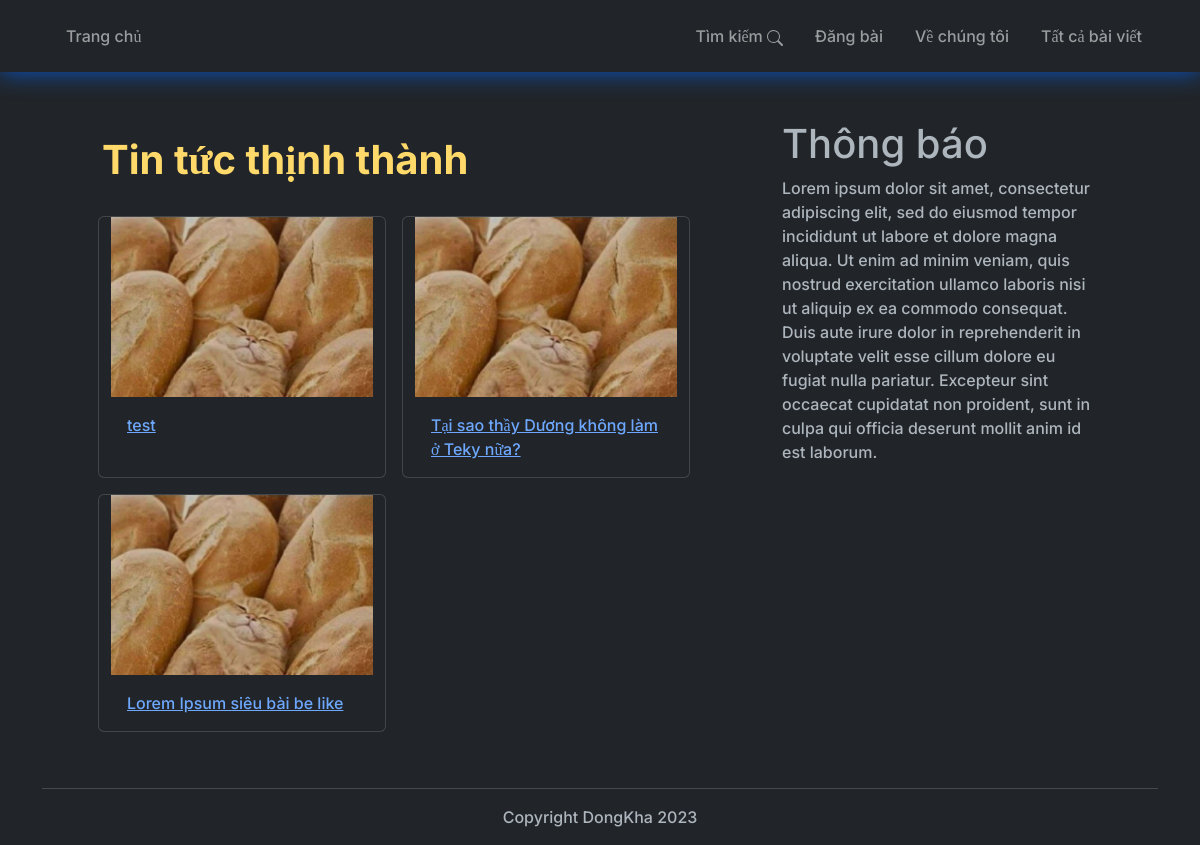
The page / on the database its author committed.
### tables this page shows
CREATE TABLE `data` (
  `id` int(255) NOT NULL,
  `date` date NOT NULL DEFAULT current_timestamp(),
  `title` text NOT NULL,
  `content` text NOT NULL,
  `author` text NOT NULL
);

### index.php (the view, shortened to what this page needs)
 <!DOCTYPE html>
 <html>
 <head>
 <link rel="stylesheet" type="text/css" href="/style.css">
<body data-bs-theme="dark">
  <?php
    include './navbar.php';
    include './utils/database.php';
 ?>
    <div class="container">
      <div class="row m-5">
         <div class="col-md-8">
          <h1 class="py-3 fw-bold h1" style="color: var(--bs-warning-text-emphasis)">Tin tức thịnh thành</h1>
          <div class="row">
            <?php
                $sql = "SELECT * FROM `data` WHERE `id` IN (SELECT `id` FROM `data` WHERE `date` = (SELECT MAX(`date`) FROM `data`)) LIMIT 4;";
                $result = $db_connect->query($sql);
                if ($result->num_rows > 0) {
                  while($row = $result->fetch_assoc()){
                      echo "<div class=\"card m-2\" style=\"width: 18rem;\"><img src=\"/files/thumbnail.jpg\" class=\"card-img-left\" alt=\"title\"><div class=\"card-body\"><a class=\"card-text\" href=\"/read.php?id=".$row['id']."\">".$row['title']."</a></div></div>";
                    }
                } else {
                  echo "0 results";
                }
             ?>
          </div>
        </div>
        <div class="col-md-4">
          <h1>Thông báo</h1>
          Lorem ipsum dolor sit amet, consectetur adipiscing elit, sed do eiusmod tempor incididunt ut labore et dolore magna aliqua. Ut enim ad minim veniam, quis nostrud exercitation ullamco laboris nisi ut aliquip ex ea commodo consequat. Duis aute irure dolor in reprehenderit in voluptate velit esse cillum dolore eu fugiat nulla pariatur. Excepteur sint occaecat cupidatat non proident, sunt in culpa qui officia deserunt mollit anim id est laborum.
        </div>
      </div>
    </div>
 </body>
 <div class="container footer">
   <hr>
   <p class="text-center">Copyright DongKha 2023</p>
 </div>
 </html>

### style.css (style rules this page uses)
* { font-family: 'Inter'; font-weight: 500; }
.card { transition: all 200ms cubic-bezier(0,.73,.65,1.15); }

### rows shown on the page
data: title "test"
data: title "Tại sao thầy Dương không làm ở Teky nữa?"
data: title "Lorem Ipsum siêu bài be like"
